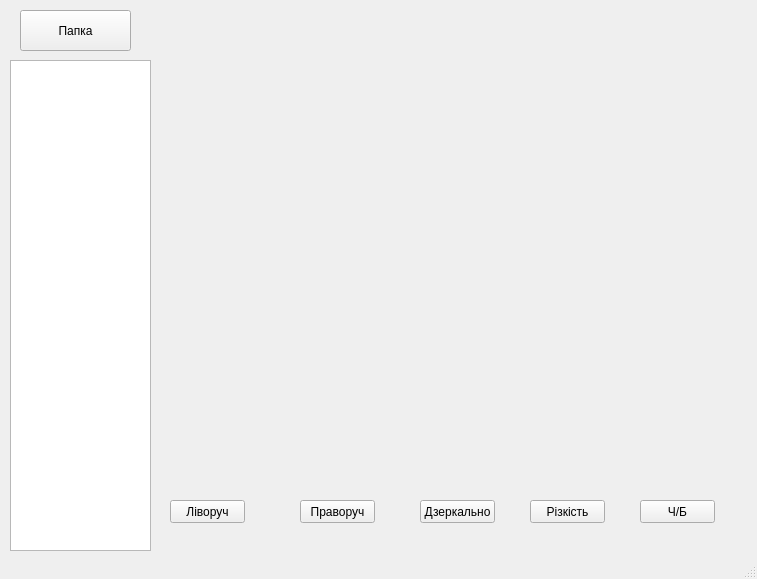
<?xml version="1.0" encoding="UTF-8"?>
<ui version="4.0">
 <class>MainWindow</class>
 <widget class="QMainWindow" name="MainWindow">
  <property name="geometry">
   <rect>
    <x>0</x>
    <y>0</y>
    <width>757</width>
    <height>579</height>
   </rect>
  </property>
  <property name="windowTitle">
   <string>MainWindow</string>
  </property>
  <widget class="QWidget" name="centralwidget">
   <widget class="QPushButton" name="papka">
    <property name="geometry">
     <rect>
      <x>20</x>
      <y>10</y>
      <width>111</width>
      <height>41</height>
     </rect>
    </property>
    <property name="text">
     <string>Папка</string>
    </property>
   </widget>
   <widget class="QPushButton" name="dgerkal">
    <property name="geometry">
     <rect>
      <x>420</x>
      <y>500</y>
      <width>75</width>
      <height>23</height>
     </rect>
    </property>
    <property name="text">
     <string>Дзеркально</string>
    </property>
   </widget>
   <widget class="QPushButton" name="nega">
    <property name="geometry">
     <rect>
      <x>640</x>
      <y>500</y>
      <width>75</width>
      <height>23</height>
     </rect>
    </property>
    <property name="text">
     <string>Ч/Б</string>
    </property>
   </widget>
   <widget class="QPushButton" name="Rait">
    <property name="geometry">
     <rect>
      <x>300</x>
      <y>500</y>
      <width>75</width>
      <height>23</height>
     </rect>
    </property>
    <property name="text">
     <string>Праворуч</string>
    </property>
   </widget>
   <widget class="QPushButton" name="pigkist">
    <property name="geometry">
     <rect>
      <x>530</x>
      <y>500</y>
      <width>75</width>
      <height>23</height>
     </rect>
    </property>
    <property name="text">
     <string>Різкість</string>
    </property>
   </widget>
   <widget class="QPushButton" name="left">
    <property name="geometry">
     <rect>
      <x>170</x>
      <y>500</y>
      <width>75</width>
      <height>23</height>
     </rect>
    </property>
    <property name="text">
     <string>Ліворуч</string>
    </property>
   </widget>
   <widget class="QListWidget" name="zamitka">
    <property name="geometry">
     <rect>
      <x>10</x>
      <y>60</y>
      <width>141</width>
      <height>491</height>
     </rect>
    </property>
   </widget>
   <widget class="QLabel" name="label">
    <property name="geometry">
     <rect>
      <x>160</x>
      <y>0</y>
      <width>581</width>
      <height>491</height>
     </rect>
    </property>
    <property name="text">
     <string/>
    </property>
   </widget>
  </widget>
  <widget class="QMenuBar" name="menubar">
   <property name="geometry">
    <rect>
     <x>0</x>
     <y>0</y>
     <width>757</width>
     <height>21</height>
    </rect>
   </property>
  </widget>
  <widget class="QStatusBar" name="statusbar"/>
 </widget>
 <resources/>
 <connections/>
</ui>
